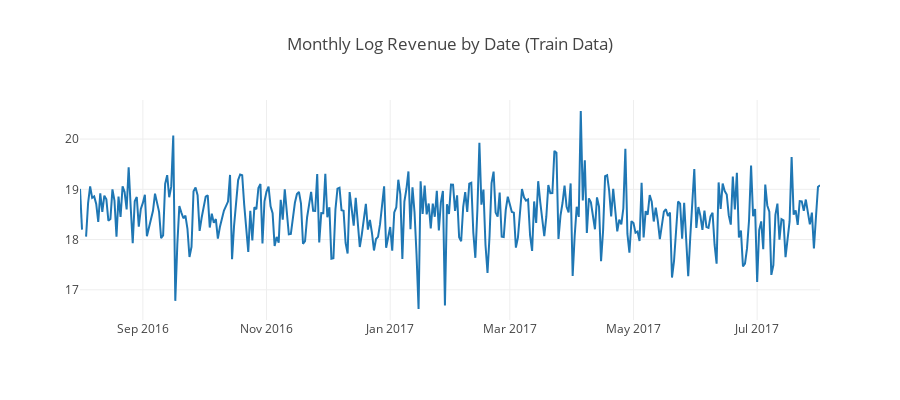

The cell this chart's notebook holds for it:
### Code cell
# Visualization for Visits by monthly log revenue (for train data)
tmp = df_train.groupby("date").agg({"totals.transactionRevenue" : "mean"}).reset_index()
tmp = tmp.rename(columns = {"date" : "dateX", "totals.transactionRevenue" : "mean_revenue"})
tr = go.Scatter(mode="lines", x = tmp["dateX"].astype(str), y = np.log1p(tmp["mean_revenue"]))
layout = go.Layout(title="Monthly Log Revenue by Date (Train Data) ", height=400)
fig = go.Figure(data = [tr], layout = layout)
iplot(fig)

### Figure 1 — Plotly figure (JSON) as saved in the notebook; plotly's stock layout.template omitted (floating-point values rounded to 4 significant figures; data arrays with more than 128 entries replaced by an {"elided": "..."} marker saying what was removed)
{"data": [{"mode": "lines", "type": "scatter", "uid": "40900139-9cc6-4033-a2b5-e066213c1dbe", "x": {"elided": "366 str values"}, "y": {"elided": "366 float values"}}], "layout": {"height": 400, "title": "Monthly Log Revenue by Date (Train Data) "}}
